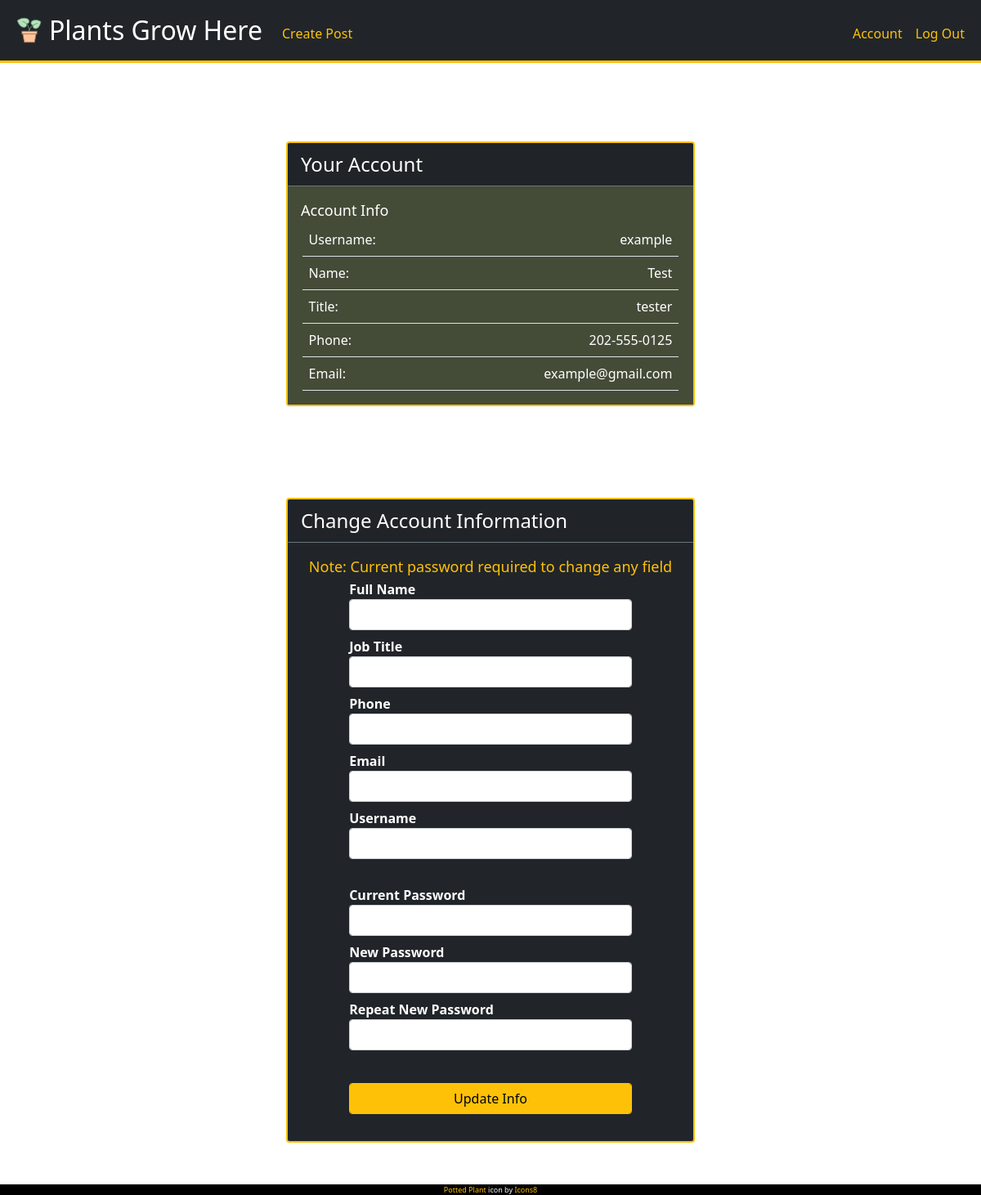
Page /account (signed in) on the committed database.
### tables this page shows
CREATE TABLE users (id INTEGER PRIMARY KEY AUTOINCREMENT NOT NULL, username TEXT NOT NULL, hash TEXT NOT NULL, name TEXT, phone TEXT, email TEXT, title TEXT);

### app.py (the view, shortened to what this page needs)
@app.route("/account", methods=["GET", "POST"])
@login_required
def account():
    form = AccountForm()
    id = session["user_id"]
    account = db.execute(
        "SELECT username, name, title, phone, email FROM users WHERE id = ?", id)
    return render_template("account.html", form=form, account=account)

### forms.py (shortened to what this page needs)
class AccountForm(FlaskForm):
    name         = StringField("Full Name",
                    validators = [NAME_LENGTH, Optional(strip_whitespace=True)])
    phone        = StringField("Phone",
                    validators = [Optional(strip_whitespace=True)])
    job          = StringField("Job Title",
                    validators = [Optional()])
    email        = StringField("Email",
                    validators = [EMAIL_LENGTH, Email(), Optional(strip_whitespace=True)])
    username     = StringField("Username",
                    validators = [USERNAME_LENGTH, Optional(strip_whitespace=True)])
    old_password = PasswordField("Current Password",
                    validators = [InputRequired(message = "Must input old password to make changes"),
                                    PASSWORD_LENGTH])
    new_password = PasswordField("New Password",
                    validators = [PASSWORD_LENGTH, EqualTo("confirm", message="Passwords must match"),
                                    Optional(strip_whitespace=True)])
    confirm      = PasswordField("Repeat New Password")
    submit       = SubmitField("Update Info")

### config.py (called while the page is built)
@app.after_request
def after_request(response):
    response.headers["Cache-Control"] = "no-cache, no-store, must-revalidate"
    response.headers["Expires"] = 0
    response.headers["Pragma"] = "no-cache"
    return response

### functions.py (called while the page is built)
def login_required(f):
    @wraps(f)
    def decorated_function(*args, **kwargs):
        if session.get("user_id") is None:
            flash(u"You must be logged in to access this page", "danger")
            return redirect("/posters-login") #TODO redirect to home page
        return f(*args, **kwargs)
    return decorated_function

### templates/account.html (shortened to what this page needs)
{% extends "layout.html" %}
{% block main %}
    <div class="card text-white border-2 bg-dark mb-3 mx-auto acct-card">
        <div class="card-header border-bottom border-secondary">Your Account</div>
        <div class="card-body card-body-custom">
            {% for item in account %}
                <div class="card-title">Account Info</div>
                <div class="container mw-100 rounded p-4 card-text card-500px">
                    {% for info in item %}
                        <div class="d-flex border-bottom  wrap">
                            <div class="mr-auto p-2 text-capitalize">{{ info }}: </div>
                            <div class="grow4"></div>
                            <div class="p-2">{{ item[info] }}</div>
                        </div>
                    {% endfor %}
                </div>
            {% endfor %}
        </div>
    </div>
    <br><br><br><br>
    <div class="card text-white border-2 bg-dark mb-3 mx-auto acct-card">
        <div class="card-header border-bottom border-secondary">Change Account Information</div>
        <div class="card-body card-body-custom-custom">
            <div class="card-title text-warning text-center">Note: Current password required to change any field</div>
            <div class="container mw-100 rounded p-4 card-text card-500px">
            {% from "_formhelpers.html" import render_field %}
                <form method=post>
                    <div class="mb-3 mx-auto width-75-card text-white">
                        <dl>
                            {{ render_field(form.name) }}
                            {{ render_field(form.job) }}
                            {{ render_field(form.phone) }}
                            {{ render_field(form.email) }}
                            {{ render_field(form.username) }}
                            <br>
                            {{ render_field(form.old_password) }}
                            {{ render_field(form.new_password) }}
                            {{ render_field(form.confirm) }}
                        </dl>
                        <br>
                        {{ form.submit(class="btn btn-warning form-control") }}
                    </div>
                </form>
            </div>
        </div>
    </div>
{% endblock %}

### static/styles.css (style rules this page uses)
.card-header { font-size: x-large; }
.card-title { font-size: large; margin: 0px; }
.card-body-custom { background-color: var(--card-background); }
.grow4 { flex-grow: 4; }
.wrap { flex-wrap: wrap; }
body { background-image: url(https://image.freepik.com/free-vector/exotic-plant-simple-tropical-monstera-leaves-seamless-repeat-pattern_97843-269.jpg); background-repeat: repeat-x repeat-y; background-position: right top; background-size: 300px auto; }
.card-text { padding: .1rem !important; }
.contact-card, .login-card, .register-card, .acct-card { max-width: 500px !important; }
.card-500px { width: 500px; }
.width-75-card { width: 75%; max-width: 375px; }
.border-2, .border-bottom { border-color: var(--warning); }

### static/root.css (style rules this page uses)
:root { --blue: #007bff; --indigo: #6610f2; --purple: #6f42c1; --pink: #e83e8c; --red: #dc3545; --orange: #fd7e14; --yellow: #ffc107; --green: #28a745; --teal: #20c997; --cyan: #17a2b8; --white: #fff; --gray: #6c757d; --gray-dark: #343a40; --primary: #007bff; --secondary: #6c757d; --success: #28a745; --info: #17a2b8; --warning: #ffc107; --danger: #dc3545; --light: #f8f9fa; --dark: #343a40; --breakpoint-xs: 0; --breakpoint-sm: 576px; --breakpoint-md: 768px; --breakpoint-lg: 992px; --breakpoint-xl: 1200px; --font-family-sans-serif: -apple-system, BlinkMacSystemFont, "Segoe UI", Roboto, "Helvetica Neue", Arial, sans-serif, "Apple Color Emoji", "Segoe UI Emoji", "Segoe UI Symbol"; --font-family-monospace: SFMono-Regular, Menlo, Monaco, Consolas, "Liberation Mono", "Courier New", monospace; --side-spacer-min: 4px; --success-light: #94d3a2; --warning-dark: #8c6a04; --warning-light: #ffd75e; --card-background: #444C38; }

### rows in the picture
users: item "Username" "Name" "Title" "Phone" "Email", username "example" "Test" "tester" "202-555-0125" "example@gmail.com"

### other values in the picture
{{ field.label }} "Full Name Job Title Phone Email Username Current Password New Password Repeat New Password"
